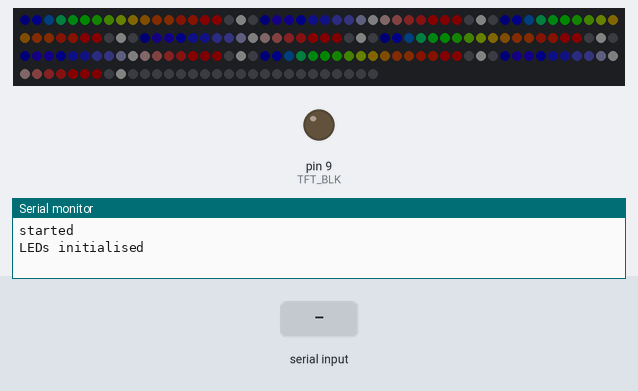
A sketch run on a simulated Teensy 3. On the bench: 180 RGB LEDs in strip order, left to right, continuing on the next row, output pins drawn as LEDs (lit = HIGH), the last lines printed to the serial monitor. Inputs (shaded band) come from the test bench. Dim RGB values are drawn brighter than linear.

Above: at 1.2 s.
1.3 s: "90,45\n" received over Serial
3.0 s: "x" received over Serial
At 3.7 s:
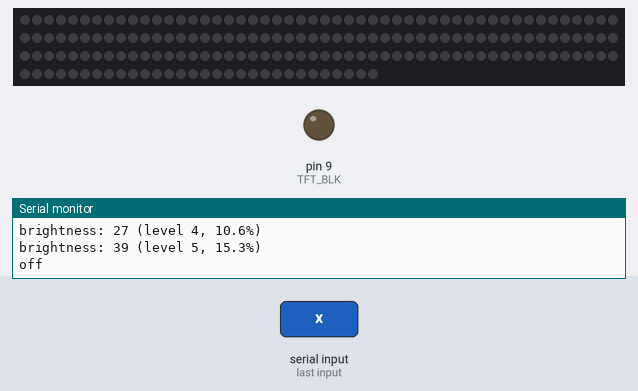
4.7 s: "1" received over Serial
At 5.9 s:
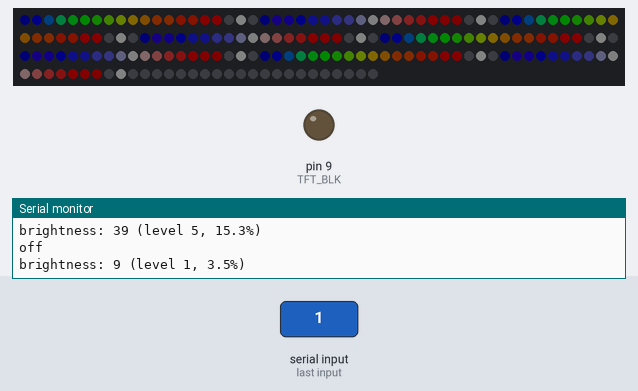
6.2 s: "5\n" received over Serial
Timing chart, 0 to 8.7 s (numbered marks = the images above; inputs shaded):
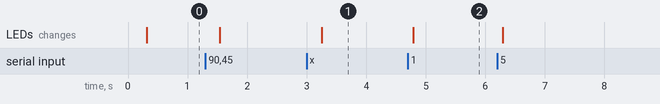

Measured:
- after the input at 3.0 s, the LEDs: change after 0.26 s (image 1)
- after the input at 4.7 s, the LEDs: change after 0.09 s (image 2)

The sketch:

RingLEDsOnly.ino
```cpp
#include "headers.h"

void setup()
{
  while (!Serial)
    ;

  pinMode(TFT_BLK, OUTPUT);
  digitalWriteFast(TFT_BLK, LOW);

  Serial.println("\n\nstarted");

  // initialise hardware
  initLEDs();
}

elapsedMillis em;
void loop(void)
{
  if (em >= 250)
  {
    em = 0;
    updateLEDs();
  }

  int ch = Serial.read();
  switch (ch)
  {
    case 'x':
      bright = 0;
      Serial.println("off");
      break;

    case '0':
      bright = -1;
      Serial.println("brightness: max");
      break;

    case '1' ... '9':
      bright = 9.0f * powf(1.45f,ch - '1'); // 9 to 175, geometric scale
      Serial.printf("brightness: %d (level %d, %.1f%%)\n", bright, ch - '0', (float) bright / 2.55f);
      break;
  }
}
```

RingLEDs.cpp
```cpp
/*
 Simple ring LED support

 We have 8 rings of 20 LEDs, which for historical
 reasons go clockwise from 216° ("north" being 0°),
 and the first ring is on pot 8, i.e. the
 rightmost one.

 Derived from WS2812Serial BasicTest Example
 code which is in the public domain.
*/

#include "headers.h"
#include "RingLEDs.h"

const int numled = LEDS_PER_RING*NUM_POTS + 20;
const int pin = LED_DRIVE_PIN;

// Usable pins:
//   Teensy LC:   1, 4, 5, 24
//   Teensy 3.2:  1, 5, 8, 10, 31   (overclock to 120 MHz for pin 8)
//   Teensy 3.5:  1, 5, 8, 10, 26, 32, 33, 48
//   Teensy 3.6:  1, 5, 8, 10, 26, 32, 33
//   Teensy 4.0:  1, 8, 14, 17, 20, 24, 29, 39
//   Teensy 4.1:  1, 8, 14, 17, 20, 24, 29, 35, 47, 53

byte drawingMemory[numled*3];         //  3 bytes per LED
DMAMEM byte displayMemory[numled*12]; // 12 bytes per LED

WS2812Serial leds(numled, displayMemory, drawingMemory, pin, WS2812_GRB);
RingLEDs<NUM_POTS> rings(leds, drawingMemory, LEDS_PER_RING,LED_TOP_OFFSET);

// Colour sequence in order from 0 - 19
int rainbow1[LEDS_PER_RING] = {
    // straight order: first entry is highest value
    0xFF0000, 0xF00800, 0xE02000, 0xD03000,
    0xC04000, 0xB05000, 0xA06000, 0x908000,
    0x80A000, 0x60C000, 0x20D000, 0x00FF00,
    0x00F020, 0x008040, 0x004080, 0x0000FF,
    0x2000F0,
    0x4000E0, 0x6000A0, 0x8000A0
  };
int cold2hot1[LEDS_PER_RING]   = {
    0xA00000, 0xC00000, 0xFF0000, 0xF02020,
    0xF04040, 0xC06060, 0xA08080, 0x808080,
    0x606080, 0x404090, 0x4040C0, 0x2020F0,
    0x2020FF, 0x0000FF, 0x2000F0, 0x2000C0,
    0x4000B0,
    0x001000, 0x001000, 0x001000
  };

// Storage for actual colour sequence, taking into
// account physical position of LED
int rainbow[LEDS_PER_RING], cold2hot[LEDS_PER_RING];

//*
#define xRED    0xFF0000
#define xORANGE 0xC02000
#define xYELLOW 0xB09000
#define xGREEN  0x00A000 // be a bit conservative here
#define xBLUE   0x0000FF
#define xPURPLE 0x2000C0
#define xPINK   0xC00060
#define xWHITE  0xC0C0C0

// Less intense...
// */
#define RED    0x070000
#define ORANGE 0x060100
#define YELLOW 0x060500
#define GREEN  0x000700
#define BLUE   0x000007
#define PURPLE 0x010006
#define PINK   0x060003
#define WHITE  0x060606
//*/

//int colours[]{RED, ORANGE, YELLOW, GREEN, BLUE, PURPLE, PINK, WHITE};
//int colours2[]{xRED, xORANGE, xYELLOW, xGREEN, xBLUE, xPURPLE, xPINK, xWHITE};
#define BLACK  0x000000
#define PATTERN -1
//int ringColours[]{RED, ORANGE, YELLOW, GREEN, BLUE, PURPLE, PATTERN, PATTERN};

class ContinuousPot
{
  int dummy;
} allPots[NUM_POTS];

struct ringConfig_t
{
  LEDring<NUM_POTS> ring;
  ContinuousPot& myPot;
  int colour;
  int* pattern;
} ringConfigs[NUM_POTS]
{
  {{rings, 0}, allPots[0],xRED,    cold2hot },
  {{rings, 1}, allPots[1],xORANGE, rainbow  },
  {{rings, 2}, allPots[2],xYELLOW, cold2hot },
  {{rings, 3}, allPots[3],xGREEN,  rainbow  },
  {{rings, 4}, allPots[4],xBLUE,   cold2hot },
  {{rings, 5}, allPots[5],xPURPLE, rainbow  },
  {{rings, 6}, allPots[6],xPINK,   cold2hot },
  {{rings, 7}, allPots[7],xWHITE,  rainbow  }
};


/*
 Draw an arc from the start to
 the given value (which should have a range of ±1.0)
 */
int bright = 9; // level 1

void setDot(LEDring<NUM_POTS>& ring, float value, uint32_t colour)
{
  const int firstLED = 12;

  if (value < -1.0f) value = -1.0f;
  if (value > +1.0f) value = +1.0f;

  value = value*(17*18 / 2 - 0.02f); // angle: ±152.8
  if (value < 0.0f)
    value += 360.0f; // 207.2 minimum
  //rings.clear(ringNum);

  /*
  if (echoOnce && 0 == ring.ring)
  {
    ring.debug = true;
    echoOnce = false;
  }
    */

  ring.setArc(18.0f*firstLED - 8.99f, 8*18+8.99f, BLACK);
  ring.setArc(18.0f*firstLED - 8.99f, value, colour, bright);
  ring.ensurePixelVisible(firstLED,colour);
  if (ring.debug)
    Serial.println();
  ring.debug = false;

  //ring.setPixel(10, keyStatuses[ring.ring]?xWHITE:BLACK,bright);
}

void setDot(int ring, float value)
{
  ringConfig_t& cfg = ringConfigs[ring];
  setDot(cfg.ring, value, nullptr == cfg.pattern?cfg.colour:PATTERN);
  cfg.ring.setPixel(10,xWHITE,bright);
  rings.show();
}


void updateLEDs(void)
{
  if (bright != 0)
  {
    for (int i=0;i<NUM_POTS;i++)
      setDot(i, 1.0f); // use values from -1.0 to +1.0
  }
  else
  {
    for (int i=0;i<NUM_POTS;i++)
      ringConfigs[i].ring.clear();
    rings.show();
  }
}


void initLEDs(void)
{
  // set up multicoloured patterns
  for (int i=0;i<LEDS_PER_RING;i++)
  {
    int dst = 8-i;
    if (dst < 0) dst += LEDS_PER_RING;
    rainbow[dst] = rainbow1[i];
    cold2hot[dst]= cold2hot1[i];
  }

  // tell relevant rings that they're using the pattern
  // set in the config class
  for (int i=0;i<NUM_POTS;i++)
  {
    ringConfig_t& cfg = ringConfigs[i];

    if (nullptr != cfg.pattern)
      cfg.ring.setPattern(cfg.pattern);
  }

  // starting colours
  rings.begin();
  rings.clear();
  for (int i=0;i<NUM_POTS; i++)
    rings.setPixel(i,10,xWHITE /* ringConfigs[i].colour*/);
  rings.show();
  Serial.println("LEDs initialised");
}
```

RingLEDs.h
```cpp
#include <WS2812Serial.h>

template<int NUM_RINGS>
class RingLEDs
{
    WS2812Serial& ledString;
    uint8_t* ledMemory;
    int* patterns[NUM_RINGS];

    const int numRings;
    const int ledsPerRing;
    const int topOffset;
    const float step;

    void fixRingNum(int& ring)
    {
        ring = numRings - 1 - ring;
    }

    // scale colour intensity, 0-255
    int scaleIntensity(int colour, int intensity)
    {
        int r = colour >> 16, g = (colour >> 8) & 0xFF, b = colour & 0xFF;
        r = r * intensity / 255;
        g = g * intensity / 255;
        b = b * intensity / 255;
        return (r<<16) | (g<<8) | b;
    }

    // see if we're using a colour pattern, and
    // pick relevant colour from it if so
    void fixColour(int ring, int led, int& colour)
    {
        if (colour < 0 && nullptr != patterns[ring])
            colour = patterns[ring][led];
    }

    // Return which LED corresponds to the given angle.
    // Assuming 20-LED rings, angle must be in the range -9° to 377°
    // so we get an output of 0-20 (20 later gets mapped back to 0)
    int whichLED(float angle)
    {
        return floor((angle + step*0.5f) / step);
    }

    // Draw clockwise arc from start to end angles.
    // Must NOT transition through 0°; end must be >= start.
    // We allow end to be 360°
    void setPartArc(int ring, float start, float end, int colour,
                    float& startFrac, float& endFrac,
                    int intensity = -1)
    {
        // find all involved LEDs:
        int startI = whichLED(start);   // first LED in arc
        int endI   = whichLED(end);     // last one; >= first one

        if (debug) Serial.printf("%.1f - %.1f; %d, %d; %.3f; ", start, end, startI, endI, endFrac);

        // light from startI to endI exclusive
        for (int led = startI + 1; led < endI; led++)
            setPixel(ring, led, colour, intensity);

        // just the ends
        float extra = (startI == endI)?0.0f:0.5f; // extra to allow back to fully-lit LEDs
        startFrac = startI - start / step + extra;
        if (debug) Serial.printf(" : s @ %.2f ", startFrac);
        setPixel(ring, startI, colour, intensity, startFrac);
        endFrac += end / step - endI + extra;
        if (startI == endI)
        {
            endFrac += startFrac;
            startFrac = endFrac;
        }
        if (debug) Serial.printf(" : e @ %.2f ", endFrac);
        setPixel(ring,   endI, colour, intensity,   endFrac);
    }

  public:
    RingLEDs(WS2812Serial& _string, uint8_t* mem, int n, int o)
        : ledString{_string}, ledMemory{mem}, patterns{{nullptr}},
          numRings{NUM_RINGS}, ledsPerRing{n}, topOffset{o},
          step{360.0f / ledsPerRing}
          {}

    void begin(void) { ledString.begin(); }

    void clear(int ring)
    {
        for (int i=0;i<ledsPerRing;i++)
            setPixel(ring,i,0);
    }

    void clear(void)
    {
        for (int r=0;r<numRings;r++)
            clear(r);
    }

    void getRGB(int ring, int led, int& r, int& g, int& b)
    {
        uint8_t* pColour = ledMemory;
        fixRingNum(ring);
        led += topOffset;
        if (led >= ledsPerRing)
            led -= ledsPerRing;
        pColour += (ring * ledsPerRing + led)*3; // or 4...

        b = pColour[0]; g = pColour[1]; r = pColour[2];
    }

    void setPattern(int ring, int* colours)
    {
        fixRingNum(ring);
        patterns[ring] = colours;
    }

    // set a pixel in a ring to a colour
    // we count LEDs from the top=0, going clockwise
    void setPixel(int ring, int led, int colour, int intensity = -1)
    {
        // start counting from the left; the hardware
        // actually starts from the right, for hysterical raisins
        fixRingNum(ring);
        int dbgLED = led;

        // adjust colour if using pattern
        fixColour(ring, led, colour);

        if (intensity >= 0)
            colour = scaleIntensity(colour, intensity);

        // just ignore if LED is outside ring, but we allow
        // wrapping the one past last back to 0
        if (led >= 0 && led <= ledsPerRing)
        {
            int ln = ring*ledsPerRing;
            led += topOffset;
            if (led >= ledsPerRing)
                led -= ledsPerRing;
            ln += led;
            ledString.setPixel(ln, colour);
        }
        if (debug) Serial.printf("%d,%d: %06X (%d)", ring, dbgLED, colour, intensity);
    }

    void ensurePixelVisible(int ring, int led, int colour)
    {
        int r,g,b;
        getRGB(ring,led, r,g,b); // get stored value
        if (0 == r && 0 == g && 0 == b) // led is black: set to minimum visible intensity
        {
            // adjust colour if using pattern
            fixColour(ring, led, colour);

            r = colour >> 16; g = (colour >> 8) & 0xFF; b = colour & 0xFF;
            int max = r;
            max = g>max?g:max;
            max = b>max?b:max;

            if (max > 0) // make sure we're not being asked to make black visible!
            {
                int intensity = 255/max;
                while (0 == (max*intensity/255))
                    intensity++;

                setPixel(ring, led, colour, intensity);
                if (debug) Serial.printf("ensure %d: %d ", led, intensity);
            }
        }
    }

    // set an LED to a fraction of the declared intensity
    // used to "pad" the ends of an arc or show intermediate values,
    // so we allow the caller to over-or under-flow and we'll manage it
    void setPixel(int ring, int led, int colour, int intensity, float frac)
    {
        // allow modulus operation here
        led = led % ledsPerRing;
        if (led < 0)
            led += ledsPerRing;

        // at full intensity, starts becoming visible at 1/8th
        // of the LED interval - too late?
        const float expAmount = 0.5f;
        int frac2 = floor(frac*255.0f); // linear
        frac = powf(256.0f, frac) - 1.0f; // 1-256 => 0-255, exponential

        frac = expAmount * frac + (1.0 - expAmount) * frac2;
        if (frac > 250.0f) // ensure we hit the maximum
            frac = 255.0f;

        if (intensity >= 0)
            frac = frac*intensity/255;

        setPixel(ring, led,  colour, frac);
    }

    void setPixel(int ring, float angle, int colour, int intensity = -1)
    {
        int mainLED = (int)(angle / step); // truncates down - for now
        float frac = (angle - mainLED*step)/step;
        float frac2 = frac;
        int secLED = mainLED+1;
        if (frac > 0.5f)
        {
            mainLED = secLED;
            secLED = mainLED - 1;
            frac = 1.0f - frac;
        }
        if (mainLED >= ledsPerRing) mainLED = 0;
        if (secLED  >= ledsPerRing) secLED  = 0;

        setPixel(ring, mainLED, colour, intensity);
        setPixel(ring, secLED,  colour, frac*2.0f);

        if (debug) Serial.printf("%d; %d@%.2f (%.2f)\n", mainLED, secLED, frac, frac2);
    }

    void setArc(int ring, float start, float end, int colour, int intensity = -1)
    {
        float startFrac = 0.0f, endFrac = 0.0f;
        if (end > start)
        {
            setPartArc(ring, start, end, colour, startFrac, endFrac, intensity);
        }
        else
        {
            float startFrac = 0.0f, endFrac = 0.0f;
            // draw in two parts which don't cross 0°
            setPartArc(ring, 0.0f, end, colour, startFrac, endFrac, intensity);
            if (debug) Serial.println();
            endFrac = startFrac; // add this to the join
            setPartArc(ring, start, 360.0f, colour, startFrac, endFrac, intensity);
        }
    }

    void show(void) { ledString.show(); }

    bool debug;
};

template <int NUM_RINGS>
class LEDring
{
        RingLEDs<NUM_RINGS>& rings;
    public:
        LEDring(RingLEDs<NUM_RINGS>& r, int n)
        : rings{r}, debug{r.debug}, ring{n}
        {}

        void setPattern(int* colours) { rings.setPattern(ring, colours); }
        void show(void)  { rings.show(); }
        void clear(void) { rings.clear(ring); }
        void setPixel(int led, int colour, int intensity = -1)
            { rings.setPixel(ring, led, colour, intensity); }
        void setArc(float start, float end, int colour, int intensity = -1)
            { rings.setArc(ring, start, end, colour, intensity); }
        void ensurePixelVisible(int led, int colour)
            { rings.ensurePixelVisible(ring, led, colour); }

        bool& debug;
        int ring;
};
```

headers.h
```cpp
#if !defined(_HEADERS_H_)
#define _HEADERS_H_

#include <Arduino.h>

#define CONCAT(a,b,c) a##b##c

#include "config.h"

#define COUNT_OF(a) (int)(sizeof a / sizeof a[0])

extern int bright;
extern void initLEDs(void);
extern void updateLEDs(void);

#endif // !defined(_HEADERS_H_)
```

config.h
```cpp
#if !defined(_CONFIG_H_)
#define _CONFIG_H_


// ============== Pot board ==============
/*
// common reset pin
#define RST_PIN 6

// touch controller
#define TOUCH_WIRE Wire1
#define TOUCH_ADDR 0x1C
#define CHANGE_PIN 15

// ADCs
#define ADC_SPI SPI1
#define ADC_CS  7
#define ADC_CLK 15'000'000
#define ADC_CS_HIGH_NS (30+10) // 30ns + 10ns margin
#define CH1_POL -1.0f
#define CH2_POL +1.0f
*/
#define NUM_POTS   8
//#define NUM_FADERS 0 // for now!
//#define POT_MAP {4,2,0,6}


// ============== LED rings ==============
#define LEDS_PER_RING 20
#define LED_DRIVE_PIN 20
#define LED_TOP_OFFSET 8

/*
// ============== Scribble board ==============
#define MUX_A     38
#define MUX_B     39
#define MUX_C     40
#define MUX_G     41
*/
#define TFT_BLK    9
/*
#define TFT_TYPE TFT_eSPI

// TFT_RST should be set to -1 in hardware select file,
// we need a different value
#if defined(TFT_RST)
#if TFT_RST >= 0
#error "TFT_eSPI will try to reset displays!"
#endif
#undef TFT_RST
#endif // defined(TFT_RST)

#define TFT_RST    8
// #define TFT_DC    10 // in user config file

#define SCRIBBLE_SPI SPI
#define TFT_ROTATION 0

// inherent in using SPI for scribble strip:
// #define TFT_SCK  13
// #define TFT_MISO 12
// #define TFT_MOSI 11

#define FONT_3DP FreeSansBold24pt7b
#define FONT_4DP FreeSansBold18pt7b
#define FMT_3DP "%6.3f"
#define FMT_4DP "%7.4f"

#define xFONT_DP(n) CONCAT(FONT_,n,DP)
#define xFMT_DP(n) CONCAT(FMT_,n,DP)
#define xCHG_DP(n) CONCAT(50.0e,-,n)

#define SCRIBBLE_DP 4
#define FONT_DP xFONT_DP(SCRIBBLE_DP)
#define FMT_DP xFMT_DP(SCRIBBLE_DP)
#define CHGTHR_DP xCHG_DP(SCRIBBLE_DP)
*/

#endif // !defined(_CONFIG_H_)
```
